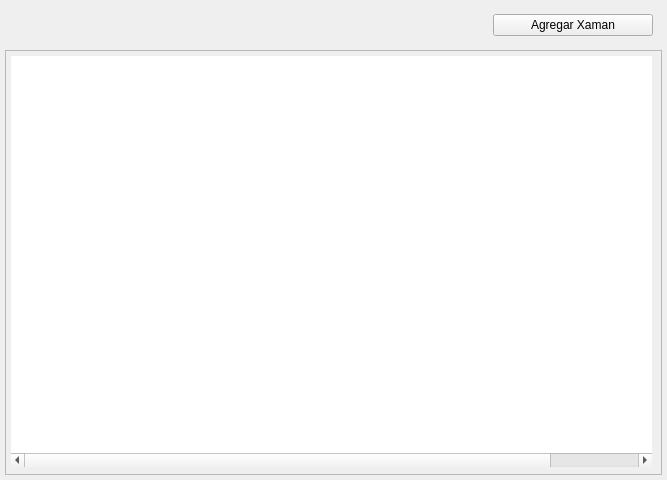
<?xml version="1.0" encoding="UTF-8"?>
<ui version="4.0">
 <class>DialogAdmin</class>
 <widget class="QDialog" name="DialogAdmin">
  <property name="geometry">
   <rect>
    <x>0</x>
    <y>0</y>
    <width>667</width>
    <height>480</height>
   </rect>
  </property>
  <property name="maximumSize">
   <size>
    <width>667</width>
    <height>480</height>
   </size>
  </property>
  <property name="windowTitle">
   <string>Administrador Hypnogic</string>
  </property>
  <layout class="QVBoxLayout" name="verticalLayout" stretch="0,0">
   <property name="spacing">
    <number>5</number>
   </property>
   <property name="leftMargin">
    <number>5</number>
   </property>
   <property name="topMargin">
    <number>5</number>
   </property>
   <property name="rightMargin">
    <number>5</number>
   </property>
   <property name="bottomMargin">
    <number>5</number>
   </property>
   <item>
    <widget class="QFrame" name="frame">
     <property name="frameShape">
      <enum>QFrame::NoFrame</enum>
     </property>
     <property name="frameShadow">
      <enum>QFrame::Raised</enum>
     </property>
     <layout class="QHBoxLayout" name="horizontalLayout" stretch="3,1">
      <item>
       <spacer name="horizontalSpacer">
        <property name="orientation">
         <enum>Qt::Horizontal</enum>
        </property>
        <property name="sizeHint" stdset="0">
         <size>
          <width>40</width>
          <height>20</height>
         </size>
        </property>
       </spacer>
      </item>
      <item>
       <widget class="QPushButton" name="btnadd">
        <property name="text">
         <string>Agregar Xaman</string>
        </property>
        <property name="autoDefault">
         <bool>false</bool>
        </property>
       </widget>
      </item>
     </layout>
    </widget>
   </item>
   <item>
    <widget class="QScrollArea" name="scrollArea">
     <property name="widgetResizable">
      <bool>true</bool>
     </property>
     <widget class="QWidget" name="scrollAreaWidgetContents">
      <property name="geometry">
       <rect>
        <x>0</x>
        <y>0</y>
        <width>653</width>
        <height>420</height>
       </rect>
      </property>
      <widget class="QTableWidget" name="tableWidget">
       <property name="geometry">
        <rect>
         <x>5</x>
         <y>5</y>
         <width>641</width>
         <height>411</height>
        </rect>
       </property>
       <property name="frameShape">
        <enum>QFrame::NoFrame</enum>
       </property>
       <property name="frameShadow">
        <enum>QFrame::Plain</enum>
       </property>
       <property name="showGrid">
        <bool>false</bool>
       </property>
       <property name="gridStyle">
        <enum>Qt::NoPen</enum>
       </property>
       <property name="columnCount">
        <number>7</number>
       </property>
       <attribute name="horizontalHeaderVisible">
        <bool>false</bool>
       </attribute>
       <attribute name="horizontalHeaderMinimumSectionSize">
        <number>35</number>
       </attribute>
       <attribute name="verticalHeaderVisible">
        <bool>false</bool>
       </attribute>
       <column>
        <property name="text">
         <string/>
        </property>
       </column>
       <column/>
       <column/>
       <column/>
       <column/>
       <column/>
       <column/>
      </widget>
     </widget>
    </widget>
   </item>
  </layout>
 </widget>
 <resources/>
 <connections/>
</ui>
